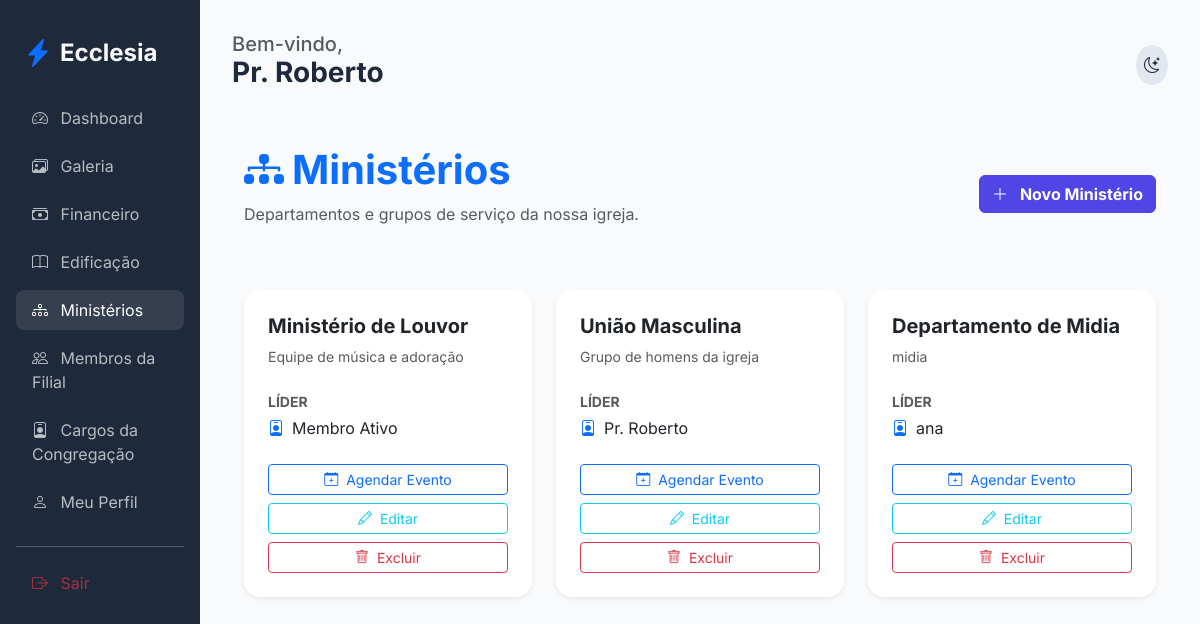
The app's page /members/ministries (signed in) with its own data.
### app/core/models.py (models this page shows, shortened)
class User(db.Model, UserMixin):
    id = db.Column(db.Integer, primary_key=True)
    name = db.Column(db.String(100), nullable=False)
    email = db.Column(db.String(120), unique=True, nullable=False)
    password_hash = db.Column(db.String(128))
    birth_date = db.Column(db.Date)
    gender = db.Column(db.String(20))
    documents = db.Column(db.String(200)) # Flexível para diferentes países
    address = db.Column(db.Text)
    phone = db.Column(db.String(50))
    status = db.Column(db.String(20), default='pending') # pending, active, rejected
    is_ministry_leader = db.Column(db.Boolean, default=False)
    church_id = db.Column(db.Integer, db.ForeignKey('church.id'))
    family_id = db.Column(db.Integer, db.ForeignKey('family.id'), nullable=True)
    church_role_id = db.Column(db.Integer, db.ForeignKey('church_role.id'), nullable=True)
    ministries = db.relationship('Ministry', secondary=member_ministries, backref=db.backref('members', lazy='dynamic'))

class Ministry(db.Model):
    id = db.Column(db.Integer, primary_key=True)
    name = db.Column(db.String(100), nullable=False)
    description = db.Column(db.Text)
    church_id = db.Column(db.Integer, db.ForeignKey('church.id'))
    leader_id = db.Column(db.Integer, db.ForeignKey('user.id'), nullable=True)
    events = db.relationship('Event', backref='ministry', lazy=True)
    leader = db.relationship('User', foreign_keys=[leader_id])

### app/modules/members/routes.py (the view)
@members_bp.route('/ministries')
@login_required
def list_ministries():
    if current_user.church_role and current_user.church_role.name in ['Administrador Global', 'Pastor Líder']:
        ministries = Ministry.query.filter_by(church_id=current_user.church_id).all()
    else:
        ministries = current_user.ministries
    return render_template('members/ministries.html', ministries=ministries)

### app/templates/members/ministries.html
{% extends "base.html" %}
{% block content %}
<div class="container py-4">
    <div class="d-flex justify-content-between align-items-center mb-5">
        <div>
            <h1 class="fw-bold text-primary"><i class="bi bi-diagram-3-fill me-2"></i>Ministérios</h1>
            <p class="text-muted">Departamentos e grupos de serviço da nossa igreja.</p>
        </div>
        {% if current_user.church_role and current_user.church_role.name in ['Administrador Global', 'Pastor Líder'] %}
        <a href="{{ url_for('members.add_ministry') }}" class="btn btn-primary fw-bold">
            <i class="bi bi-plus-lg me-2"></i> Novo Ministério
        </a>
        {% endif %}
    </div>
    <div class="row g-4">
        {% for ministry in ministries %}
        <div class="col-md-6 col-lg-4">
            <div class="card h-100 border-0 shadow-sm">
                <div class="card-body p-4">
                    <h5 class="fw-bold mb-2">{{ ministry.name }}</h5>
                    <p class="text-muted small mb-4">{{ ministry.description }}</p>
                    <div class="mb-4">
                        <label class="small fw-bold text-muted d-block mb-1">LÍDER</label>
                        <div class="d-flex align-items-center">
                            <i class="bi bi-person-badge me-2 text-primary"></i>
                            <span>{{ ministry.leader.name if ministry.leader else 'Sem líder definido' }}</span>
                        </div>
                    </div>
                    <div class="d-grid gap-2">
                        {% if current_user.church_role and current_user.church_role.name in ['Administrador Global', 'Pastor Líder'] or current_user.id == ministry.leader_id %}
                        <a href="{{ url_for('members.add_ministry_event', id=ministry.id) }}" class="btn btn-sm btn-outline-primary">
                            <i class="bi bi-calendar-plus me-1"></i> Agendar Evento
                        </a>
                        {% if current_user.church_role and current_user.church_role.name in ['Administrador Global', 'Pastor Líder'] %}
                        <a href="{{ url_for('members.edit_ministry', id=ministry.id) }}" class="btn btn-sm btn-outline-info">
                            <i class="bi bi-pencil me-1"></i> Editar
                        </a>
                        <a href="{{ url_for('members.delete_ministry', id=ministry.id) }}" class="btn btn-sm btn-outline-danger" onclick="return confirm('Tem certeza que deseja excluir este ministério?');">
                            <i class="bi bi-trash me-1"></i> Excluir
                        </a>
                        {% endif %}
                        {% endif %}
                    </div>
                </div>
            </div>
        </div>
        {% else %}
        <div class="col-12 text-center py-5">
            <i class="bi bi-people fs-1 text-muted opacity-50 d-block mb-3"></i>
            <p class="text-muted">Nenhum ministério cadastrado.</p>
        </div>
        {% endfor %}
    </div>
</div>
{% endblock %}

### app/templates/base.html (shortened to what this page needs)
<!DOCTYPE html>
<html lang="pt-BR">
<head>
    <link href="https://cdn.jsdelivr.net/npm/bootstrap@5.3.0/dist/css/bootstrap.min.css" rel="stylesheet">
    <link href="https://cdn.jsdelivr.net/npm/bootstrap-icons@1.10.0/font/bootstrap-icons.css" rel="stylesheet">
    <link rel="stylesheet" href="{{ url_for('static', filename='css/premium.css') }}">
</head>
<body>
    <div class="container-fluid">
        <div class="row">
            {% if current_user.is_authenticated %}
            <div class="col-md-3 col-lg-2 sidebar d-none d-md-block">
                <div class="d-flex align-items-center mb-4 px-2">
                    <i class="bi bi-lightning-charge-fill text-primary fs-3 me-2"></i>
                    <h4 class="mb-0 fw-bold">Ecclesia</h4>
                </div>
                <nav class="nav flex-column">
                    <a class="nav-link {{ 'active' if request.endpoint == 'members.dashboard' }}" href="{{ url_for('members.dashboard') }}">
                        <i class="bi bi-speedometer2 me-2"></i> Dashboard
                    </a>
                    <a class="nav-link {{ 'active' if 'gallery' in request.endpoint }}" href="{{ url_for('edification.gallery') }}">
                        <i class="bi bi-images me-2"></i> Galeria
                    </a>
                    <a class="nav-link {{ 'active' if 'finance' in request.endpoint }}" href="{{ url_for('finance.dashboard') }}">
                        <i class="bi bi-cash-stack me-2"></i> Financeiro
                    </a>
                    <a class="nav-link {{ 'active' if 'edification' in request.endpoint }}" href="{{ url_for('edification.list_studies') }}">
                        <i class="bi bi-book me-2"></i> Edificação
                    </a>
                                        <a class="nav-link {{ 'active' if 'ministries' in request.endpoint }}" href="{{ url_for('members.list_ministries') }}">
                        <i class="bi bi-diagram-3 me-2"></i> Ministérios
                    </a>
                    {% if current_user.church_role and current_user.church_role.name in ['Administrador Global', 'Pastor Líder'] %}
                    <a class="nav-link {{ 'active' if 'church_members' in request.endpoint }}" href="{{ url_for('members.church_members') }}">
                        <i class="bi bi-people me-2"></i> Membros da Filial
                    </a>
                    {% endif %}
                    {% set led_count = namespace(count=0) %}
                    {% for min in current_user.ministries %}
                        {% if min.leader_id == current_user.id %}
                            {% set led_count.count = led_count.count + 1 %}
                        {% endif %}
                    {% endfor %}
                    {% if current_user.church_role and current_user.church_role.name in ['Administrador Global', 'Pastor Líder'] %}
                    <a class="nav-link {{ 'active' if 'roles' in request.endpoint }}" href="{{ url_for('admin.list_roles') }}">
                        <i class="bi bi-person-badge me-2"></i> Cargos da Congregação
                    </a>
                    {% endif %}
                    <a class="nav-link" href="{{ url_for('members.profile') }}">
                        <i class="bi bi-person me-2"></i> Meu Perfil
                    </a>
                    <hr class="my-3 opacity-25">
                    <a class="nav-link text-danger" href="{{ url_for('auth.logout') }}">
                        <i class="bi bi-box-arrow-right me-2"></i> Sair
                    </a>
                </nav>
            </div>
            {% endif %}
            <div class="col-md-9 col-lg-10 main-content {{ 'mx-auto' if not current_user.is_authenticated }}">
                <header class="d-flex justify-content-between align-items-center mb-4">
                    <div>
                        {% if current_user.is_authenticated %}
                        <h5 class="text-muted mb-0">Bem-vindo,</h5>
                        <h3 class="fw-bold">{{ current_user.name }}</h3>
                        {% endif %}
                    </div>
                    <div class="d-flex align-items-center gap-3">
                        <div class="theme-toggle" onclick="toggleTheme()">
                            <i class="bi bi-moon-stars" id="theme-icon"></i>
                        </div>
                    </div>
                </header>
                {% block content %}{% endblock %}
            </div>
        </div>
    </div>
</body>
</html>

### app/static/css/premium.css (style rules this page uses)
:root { --primary: #4f46e5; --primary-hover: #4338ca; --secondary: #64748b; --success: #10b981; --danger: #ef4444; --warning: #f59e0b; --info: #06b6d4; --bg-main: #f8fafc; --bg-card: #ffffff; --text-main: #1e293b; --text-muted: #64748b; --border: #e2e8f0; --sidebar-bg: #1e293b; --sidebar-text: #f8fafc; }
body { font-family: 'Inter', sans-serif; background-color: var(--bg-main); color: var(--text-main); transition: all 0.3s ease; }
.sidebar { background-color: var(--sidebar-bg); color: var(--sidebar-text); min-height: 100vh; padding: 2rem 1rem; }
.nav-link { color: var(--sidebar-text); opacity: 0.7; transition: all 0.2s; border-radius: 0.5rem; margin-bottom: 0.5rem; }
.nav-link:hover, .nav-link.active { opacity: 1; background-color: rgba(255,255,255,0.1); color: white; }
.main-content { padding: 2rem; }
.card { background-color: var(--bg-card); border: 1px solid var(--border); border-radius: 1rem; box-shadow: 0 4px 6px -1px rgb(0 0 0 / 0.1); transition: transform 0.2s; }
.btn-primary { background-color: var(--primary); border-color: var(--primary); }
.theme-toggle { cursor: pointer; padding: 0.5rem; border-radius: 50%; background: var(--border); display: flex; align-items: center; justify-content: center; }

### records on screen
User: name "Pr. Roberto"
Ministry: name "Ministério de Louvor", description "Equipe de música e adoração", leader "Membro Ativo"
Ministry: name "União Masculina", description "Grupo de homens da igreja", leader "Pr. Roberto"
Ministry: name "Departamento de Midia", description "midia", leader "ana"
